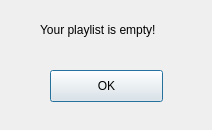
<?xml version="1.0" encoding="UTF-8"?>
<ui version="4.0">
 <class>Empty</class>
 <widget class="QDialog" name="Empty">
  <property name="geometry">
   <rect>
    <x>0</x>
    <y>0</y>
    <width>212</width>
    <height>130</height>
   </rect>
  </property>
  <property name="windowTitle">
   <string>Dialog</string>
  </property>
  <widget class="QLabel" name="label">
   <property name="geometry">
    <rect>
     <x>40</x>
     <y>20</y>
     <width>141</width>
     <height>20</height>
    </rect>
   </property>
   <property name="text">
    <string>Your playlist is empty!</string>
   </property>
  </widget>
  <widget class="QPushButton" name="pushButton">
   <property name="geometry">
    <rect>
     <x>50</x>
     <y>70</y>
     <width>113</width>
     <height>32</height>
    </rect>
   </property>
   <property name="text">
    <string>OK</string>
   </property>
  </widget>
 </widget>
 <resources/>
 <connections/>
</ui>
